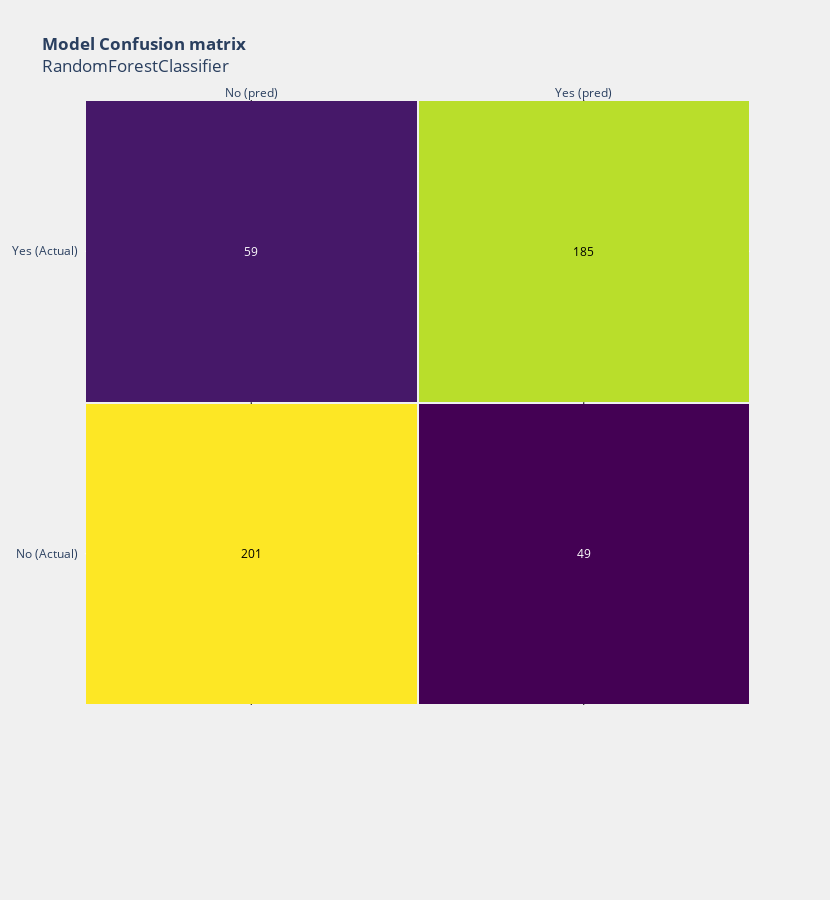

Here is the notebook cell this chart was saved with:
### Code cell
plot_feature_importance(rf)
plot_confusion_matrix(rf)

### Figure 1 — Plotly figure (JSON) as saved in the notebook; plotly's stock layout.template omitted (floating-point values rounded to 4 significant figures)
{"data": [{"colorscale": [[0, "#440154"], [0.1111, "#482878"], [0.2222, "#3e4989"], [0.3333, "#31688e"], [0.4444, "#26828e"], [0.5556, "#1f9e89"], [0.6667, "#35b779"], [0.7778, "#6ece58"], [0.8889, "#b5de2b"], [1, "#fde725"]], "hoverinfo": "z", "reversescale": false, "showscale": false, "type": "heatmap", "x": ["No (pred)", "Yes (pred)"], "xgap": 2, "y": ["No (Actual)", "Yes (Actual)"], "ygap": 2, "z": [[201, 49], [59, 185]]}], "layout": {"annotations": [{"font": {"color": "#000000"}, "showarrow": false, "text": "201", "x": "No (pred)", "xref": "x", "y": "No (Actual)", "yref": "y"}, {"font": {"color": "#FFFFFF"}, "showarrow": false, "text": "49", "x": "Yes (pred)", "xref": "x", "y": "No (Actual)", "yref": "y"}, {"font": {"color": "#FFFFFF"}, "showarrow": false, "text": "59", "x": "No (pred)", "xref": "x", "y": "Yes (Actual)", "yref": "y"}, {"font": {"color": "#000000"}, "showarrow": false, "text": "185", "x": "Yes (pred)", "xref": "x", "y": "Yes (Actual)", "yref": "y"}], "autosize": true, "height": 900, "margin": {"b": 195}, "paper_bgcolor": "rgba(240,240,240, 0.95)", "plot_bgcolor": "rgba(240,240,240, 0.95)", "showlegend": false, "title": {"text": "<b>Model Confusion matrix</b><br>RandomForestClassifier"}, "width": 830, "xaxis": {"dtick": 1, "gridcolor": "rgb(0, 0, 0)", "side": "top", "ticks": ""}, "yaxis": {"dtick": 1, "ticks": "", "ticksuffix": "  "}}}
